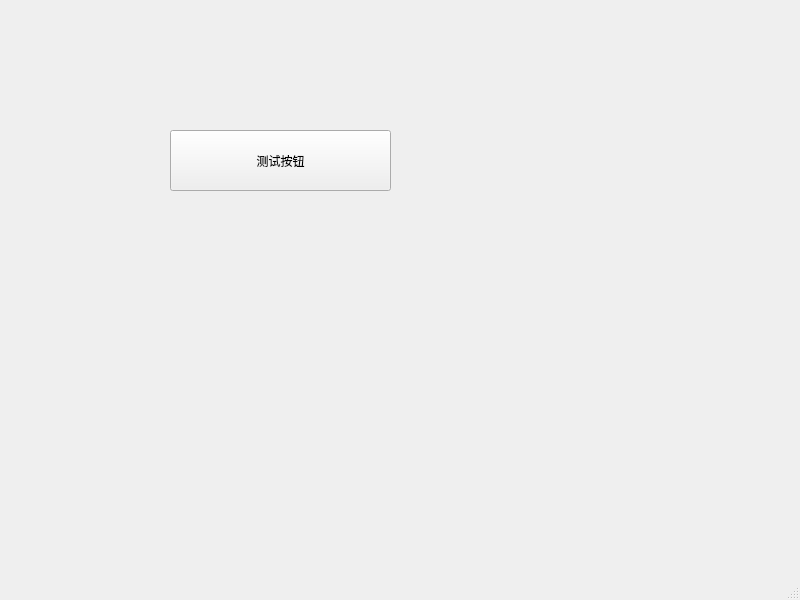
<?xml version="1.0" encoding="UTF-8"?>
<ui version="4.0">
 <class>MainWindow</class>
 <widget class="QMainWindow" name="MainWindow">
  <property name="geometry">
   <rect>
    <x>0</x>
    <y>0</y>
    <width>800</width>
    <height>600</height>
   </rect>
  </property>
  <property name="windowTitle">
   <string>MainWindow</string>
  </property>
  <widget class="QWidget" name="centralwidget">
   <widget class="MyPushButton" name="pushButton">
    <property name="geometry">
     <rect>
      <x>170</x>
      <y>130</y>
      <width>221</width>
      <height>61</height>
     </rect>
    </property>
    <property name="text">
     <string>测试按钮</string>
    </property>
   </widget>
  </widget>
  <widget class="QMenuBar" name="menubar">
   <property name="geometry">
    <rect>
     <x>0</x>
     <y>0</y>
     <width>800</width>
     <height>21</height>
    </rect>
   </property>
  </widget>
  <widget class="QStatusBar" name="statusbar"/>
 </widget>
 <customwidgets>
  <customwidget>
   <class>MyPushButton</class>
   <extends>QPushButton</extends>
   <header>mypushbutton.h</header>
  </customwidget>
 </customwidgets>
 <resources/>
 <connections/>
</ui>
